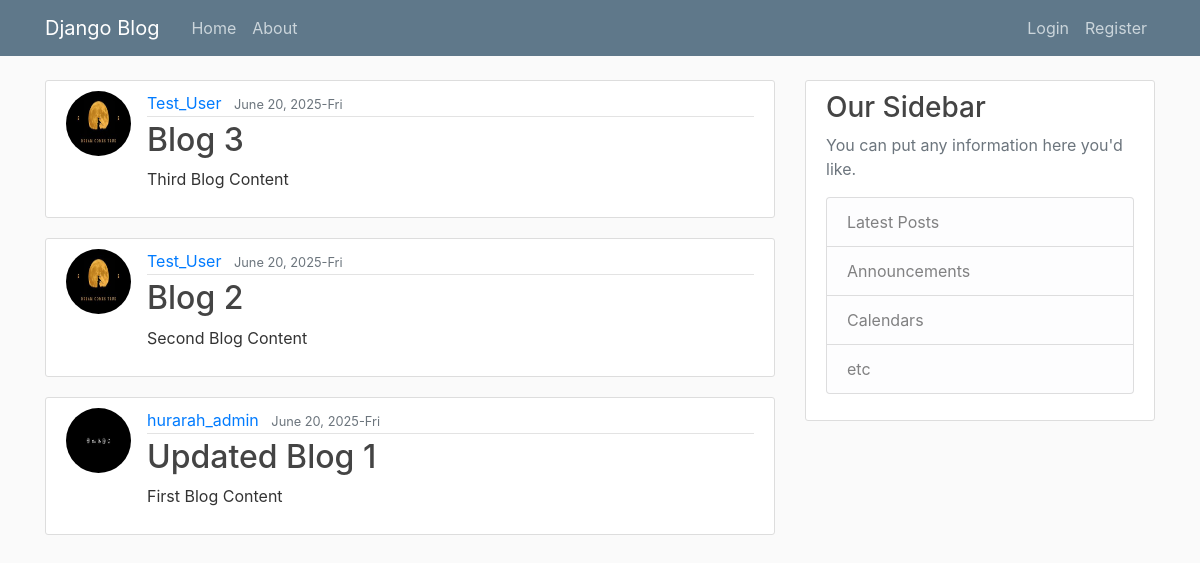
The app's page /, older data.
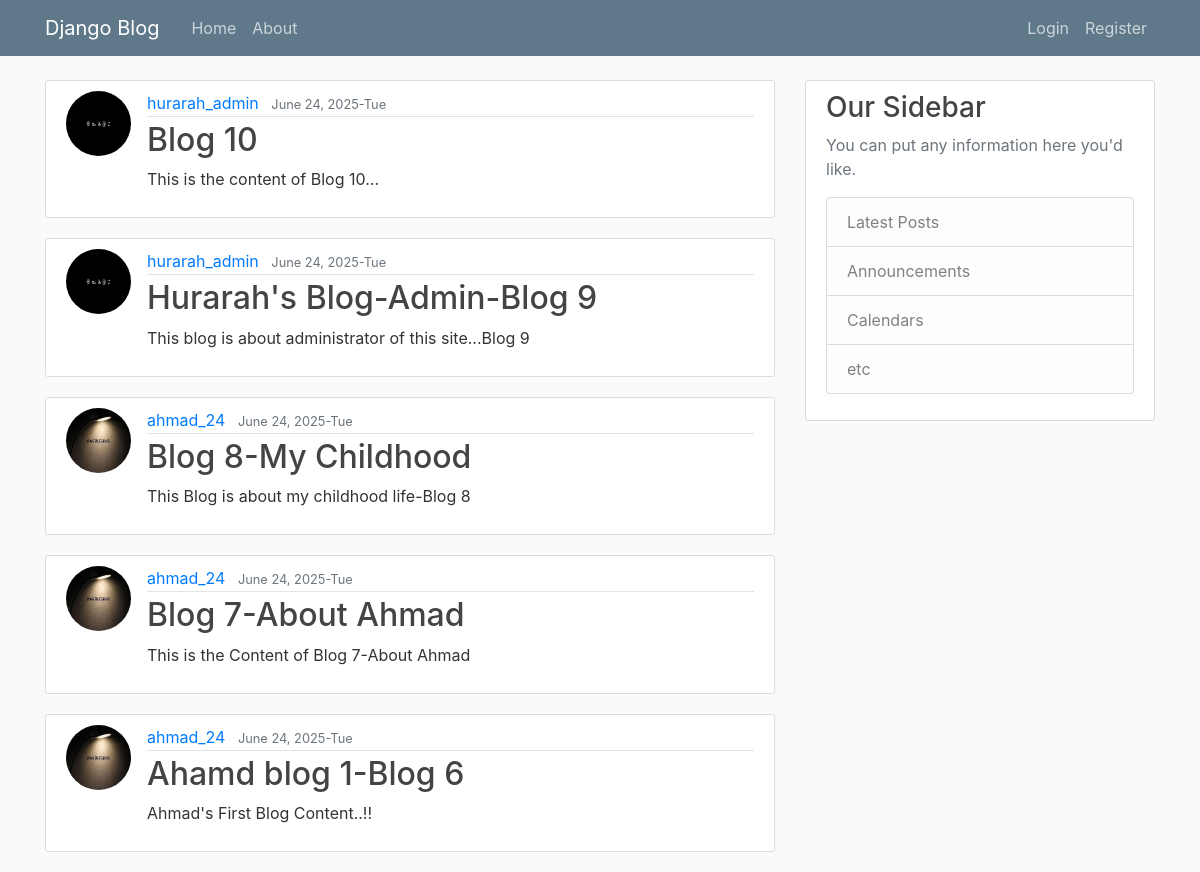
The same page, newer data.
### blog/models.py (models this page shows, shortened)
class Post(models.Model):
    title = models.CharField(max_length=100)
    content = models.TextField()
    date_posted = models.DateTimeField(default=timezone.now)
    author = models.ForeignKey(User,on_delete=models.CASCADE)

### users/models.py (models this page shows, shortened)
class Profile(models.Model):
    user = models.OneToOneField(User,on_delete=models.CASCADE)
    image = models.ImageField(default='default.jpg',upload_to='profile_pics')

### blog/views.py (the view)
# urls.py: path('',PostListView.as_view(),name='blog-home'),
class PostListView(ListView):
    model = Post
    template_name = 'blog/home.html'
    context_object_name = 'posts'
    ordering = ['-date_posted']
    paginate_by = 5

### blog/templates/blog/home.html
{%extends "blog/index.html"%}
{% block content %}
    {%for post in posts%}
       <article class="media content-section">
            <img src="{{ post.author.profile.image.url }}" alt="" class="rounded-circle article-img" >
            <div class="media-body">
            <div class="article-metadata">
            <a class="mr-2" href="#">{{ post.author }}</a>
            <small class="text-muted">{{ post.date_posted|date:"F d, Y-D" }}</small>
            </div>
            <h2><a class="article-title" href="{%url 'post-detail' post.id%}">{{ post.title }}</a></h2>
            <p class="article-content">{{ post.content }}</p>
            </div>
        </article>
    {% endfor %}
{%endblock content%}

Row changes from the older to the newer data that the page shows:
no longer on this page (row unchanged): Post: author.profile.image (picture), author "Test_User", date_posted "June 20, 2025-Fri", title "Blog 3", content "Third Blog Content"
no longer on this page (row unchanged): Post: author.profile.image (picture), author "Test_User", date_posted "June 20, 2025-Fri", title "Blog 2", content "Second Blog Content"
no longer on this page (row unchanged): Post: author.profile.image (picture), author "hurarah_admin", date_posted "June 20, 2025-Fri", title "Updated Blog 1", content "First Blog Content"
added Post: author.profile.image (picture), author "hurarah_admin", date_posted "June 24, 2025-Tue", title "Blog 10", content "This is the content of Blog 10..."
added Post: author.profile.image (picture), author "hurarah_admin", date_posted "June 24, 2025-Tue", title "Hurarah's Blog-Admin-Blog 9", content "This blog is about administrator of this site...Blog 9"
added Post: author.profile.image (picture), author "ahmad_24", date_posted "June 24, 2025-Tue", title "Blog 8-My Childhood", content "This Blog is about my childhood life-Blog 8"
added Post: author.profile.image (picture), author "ahmad_24", date_posted "June 24, 2025-Tue", title "Blog 7-About Ahmad", content "This is the Content of Blog 7-About Ahmad"
added Post: author.profile.image (picture), author "ahmad_24", date_posted "June 24, 2025-Tue", title "Ahamd blog 1-Blog 6", content "Ahmad's First Blog Content..!!"
